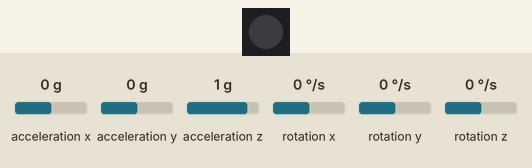
This program was run on a simulated ESP32 board running MicroPython. On the bench: 1 RGB LEDs in strip order, left to right. Inputs (shaded band) come from the test bench; at power-on: acceleration x 0 g, acceleration y 0 g, acceleration z 1 g, rotation x 0 °/s, rotation y 0 °/s, rotation z 0 °/s. Dim RGB values are drawn brighter than linear; WiFi joins after 1.5 s; no MQTT or app messages arrive unless stated; values from a settings file that is not in the repository are placeholders; web requests get an empty 200 reply after 0.4 s; the clock reads 2024-03-15 10:24:30 at power-on unless the program sets it; library files of the repository ran but are not shown: mpu6050.py; what the program prints to the serial console is not drawn.

Above: at 6.8 s.
6.9 s: acceleration x set to -1.4 g
At 7.8 s:
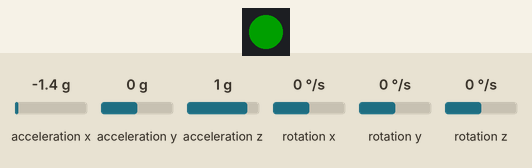
11.2 s: acceleration y set to -1.4 g
At 12.5 s:
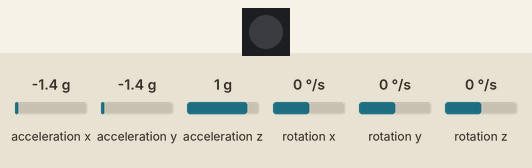
13.5 s: acceleration z set to -1.4 g
At 14.2 s:
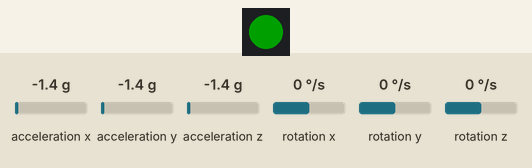
Timing chart, 0 to 16.5 s (numbered marks = the images above; inputs shaded):
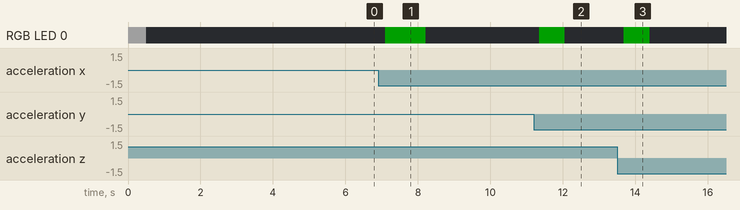

The program:

main.py
```python
from machine import I2C, Pin, unique_id
from mpu6050 import MPU
import network
import neopixel
import time
import urequests
import ujson
import ubinascii
from umqtt.simple import MQTTClient
from secrets import (
    WIFI_SSID,
    WIFI_PASSWORD,
    AIO_USERNAME,
    AIO_KEY,
    NOTIFY_URL,
)

# =========================
# WiFi / Adafruit IO config
# =========================
BROKER = "io.adafruit.com"

ALERT_TOPIC = ("%s/f/alert" % AIO_USERNAME).encode("utf-8")
CONFIG_TOPIC = ("%s/f/config" % AIO_USERNAME).encode("utf-8")
CONFIG_STATE_TOPIC = ("%s/f/config-state" % AIO_USERNAME).encode("utf-8")

NOTIFY_TITLE = "ESP32 Motion Alert"
DEVICE_ID = ubinascii.hexlify(unique_id()).decode("utf-8")

# =========================
# Default runtime settings
# These can be overridden by JSON from the config feed
# =========================
delta_threshold_x = 0.40
delta_threshold_y = 0.40
delta_threshold_z = 0.60

feed_cooldown = 1
notification_cooldown = 30

armed = True

# Sampling / motion logic
sensor_interval = 0.1              # seconds between samples
window_size = 5                    # compare against ~0.5 sec ago if sensor_interval=0.1

detect_count_required = 2
clear_count_required = 4

# NeoPixel settings
# Adafruit ESP32 Feather V2 onboard NeoPixel:
# data pin = GPIO 0, power enable pin = GPIO 2
NEOPIXEL_PIN = 0
NEOPIXEL_POWER_PIN = 2
NEOPIXEL_COUNT = 1
NEOPIXEL_BRIGHTNESS = 32
MOTION_PIXEL_COLOR = (0, NEOPIXEL_BRIGHTNESS, 0)
PIXEL_OFF_COLOR = (0, 0, 0)
STARTUP_TEST_ENABLED = True
STARTUP_TEST_COLOR = (NEOPIXEL_BRIGHTNESS, NEOPIXEL_BRIGHTNESS, NEOPIXEL_BRIGHTNESS)
STARTUP_TEST_DURATION = 0.5

# =========================
# State variables
# =========================
config_received = False

last_feed_time = 0
last_notification_time = 0

motion_count = 0
clear_count = 0
motion_latched = False
message_num = 1

client = None
mpu = None
pixel = None
pixel_power = None
pixel_is_on = None

# history buffer for acceleration samples
sample_history = []

# =========================
# Connectivity
# =========================
def connect_wifi():
    wlan = network.WLAN(network.STA_IF)
    wlan.active(True)

    if not wlan.isconnected():
        print("Connecting WiFi...")
        wlan.connect(WIFI_SSID, WIFI_PASSWORD)
        while not wlan.isconnected():
            time.sleep(0.5)

    print("Connected:", wlan.ifconfig())
    return wlan

def mqtt_callback(topic, msg):
    global config_received
    global delta_threshold_x, delta_threshold_y, delta_threshold_z
    global feed_cooldown, notification_cooldown
    global armed
    global window_size

    try:
        if topic == CONFIG_TOPIC:
            msg_str = msg.decode("utf-8").strip()
            print("Received config:", msg_str)

            if not msg_str:
                print("Empty config payload received")
                return

            message = ujson.loads(msg_str)

            if message.get("device_id") != DEVICE_ID:
                print("Ignoring config for device:", message.get("device_id"))
                return

            config = message.get("config")
            if not isinstance(config, dict):
                print("Config payload missing config object")
                return

            before_config = get_config_values()

            if "delta_threshold_x" in config:
                delta_threshold_x = float(config["delta_threshold_x"])

            if "delta_threshold_y" in config:
                delta_threshold_y = float(config["delta_threshold_y"])

            if "delta_threshold_z" in config:
                delta_threshold_z = float(config["delta_threshold_z"])

            # Optional backward compatibility with old names
            if "threshold_x" in config:
                delta_threshold_x = float(config["threshold_x"])

            if "threshold_y" in config:
                delta_threshold_y = float(config["threshold_y"])

            if "threshold_z" in config:
                delta_threshold_z = float(config["threshold_z"])

            if "feed_cooldown" in config:
                value = int(config["feed_cooldown"])
                if value >= 0:
                    feed_cooldown = value

            if "notification_cooldown" in config:
                value = int(config["notification_cooldown"])
                if value >= 0:
                    notification_cooldown = value

            if "armed" in config:
                armed = bool(config["armed"])

            if "window_size" in config:
                value = int(config["window_size"])
                if value >= 1:
                    window_size = value

            after_config = get_config_values()
            config_received = True

            print("Applied config:")
            print(" delta_threshold_x =", delta_threshold_x)
            print(" delta_threshold_y =", delta_threshold_y)
            print(" delta_threshold_z =", delta_threshold_z)
            print(" window_size =", window_size)
            print(" feed_cooldown =", feed_cooldown)
            print(" notification_cooldown =", notification_cooldown)
            print(" armed =", armed)
            if after_config != before_config:
                publish_config_state(client, "config_update")
            else:
                print("Config unchanged; config state not republished")

    except Exception as e:
        print("Config handling error:", e)

def connect_mqtt():
    client = MQTTClient(
        client_id=("esp32-motion-client-" + DEVICE_ID),
        server=BROKER,
        user=AIO_USERNAME,
        password=AIO_KEY,
        keepalive=60
    )
    client.set_callback(mqtt_callback)
    client.connect()
    client.subscribe(CONFIG_TOPIC)
    print("MQTT connected and subscribed to config")
    return client

def wait_for_initial_config(client, timeout_seconds=3):
    start = time.time()
    while time.time() - start < timeout_seconds:
        client.check_msg()
        time.sleep(0.1)

# =========================
# Notification / publish
# =========================
def trigger_notification(message):
    response = None
    try:
        print("Triggering phone notification...")
        body = ujson.dumps({
            "title": NOTIFY_TITLE,
            "message": message,
        })
        response = urequests.post(
            NOTIFY_URL,
            data=body,
            headers={"Content-Type": "application/json"}
        )
        print("Notification server response:", response.status_code)
    except Exception as e:
        print("Notification trigger failed:", e)
    finally:
        if response is not None:
            response.close()

def publish_motion_event(client, event):
    payload = ujson.dumps(event)
    client.publish(ALERT_TOPIC, payload.encode("utf-8"), qos=1)
    print("MQTT publish successful:", payload)

def get_config_values():
    return {
        "delta_threshold_x": delta_threshold_x,
        "delta_threshold_y": delta_threshold_y,
        "delta_threshold_z": delta_threshold_z,
        "feed_cooldown": feed_cooldown,
        "notification_cooldown": notification_cooldown,
        "armed": armed,
        "sensor_interval": sensor_interval,
        "window_size": window_size,
        "detect_count_required": detect_count_required,
        "clear_count_required": clear_count_required,
    }

def get_config_state_event(reason):
    return {
        "event": "config_state",
        "reason": reason,
        "device_id": DEVICE_ID,
        "uptime_seconds": time.time(),
        "config_received": config_received,
        "config": get_config_values(),
    }

def publish_config_state(client, reason):
    try:
        payload = ujson.dumps(get_config_state_event(reason))
        client.publish(CONFIG_STATE_TOPIC, payload.encode("utf-8"), retain=True, qos=1)
        print("Config state published:", payload)
    except Exception as e:
        print("Config state publish failed:", e)

def init_neopixel():
    global pixel
    global pixel_power

    try:
        pixel_power = Pin(NEOPIXEL_POWER_PIN, Pin.OUT)
        pixel_power.value(1)
        pixel = neopixel.NeoPixel(Pin(NEOPIXEL_PIN, Pin.OUT), NEOPIXEL_COUNT)
        set_neopixel(False)
        print(
            "NeoPixel ready on pin",
            NEOPIXEL_PIN,
            "with power pin",
            NEOPIXEL_POWER_PIN
        )
        if STARTUP_TEST_ENABLED:
            run_neopixel_startup_test()
    except Exception as e:
        pixel = None
        pixel_power = None
        print("NeoPixel init failed:", e)

def set_neopixel(enabled):
    global pixel_is_on

    if pixel is None or pixel_is_on == enabled:
        return

    color = MOTION_PIXEL_COLOR if enabled else PIXEL_OFF_COLOR

    for index in range(NEOPIXEL_COUNT):
        pixel[index] = color

    pixel.write()
    pixel_is_on = enabled

def show_neopixel_color(color):
    global pixel_is_on

    if pixel is None:
        return

    for index in range(NEOPIXEL_COUNT):
        pixel[index] = color

    pixel.write()
    pixel_is_on = (color != PIXEL_OFF_COLOR)

def run_neopixel_startup_test():
    print("Running NeoPixel startup test...")
    show_neopixel_color(STARTUP_TEST_COLOR)
    time.sleep(STARTUP_TEST_DURATION)
    set_neopixel(False)

# =========================
# Motion helpers
# =========================
def add_sample(ax, ay, az):
    sample_history.append((ax, ay, az))
    max_len = window_size + 1
    if len(sample_history) > max_len:
        sample_history.pop(0)

def get_window_delta():
    if len(sample_history) < window_size + 1:
        return 0.0, 0.0, 0.0

    old_ax, old_ay, old_az = sample_history[0]
    new_ax, new_ay, new_az = sample_history[-1]

    dx = abs(new_ax - old_ax)
    dy = abs(new_ay - old_ay)
    dz = abs(new_az - old_az)

    return dx, dy, dz

def is_motion(dx, dy, dz):
    return (
        dx > delta_threshold_x or
        dy > delta_threshold_y or
        dz > delta_threshold_z
    )

# =========================
# Main setup
# =========================
i2c = I2C(0, scl=Pin(14), sda=Pin(22))

mpu = MPU(i2c)
init_neopixel()

connect_wifi()

client = connect_mqtt()

wait_for_initial_config(client, timeout_seconds=3)
publish_config_state(client, "startup")

print("System ready.")
print("Device ID =", DEVICE_ID)
print("Config received at startup =", config_received)
print("Monitoring for motion using continuous acceleration change...")

# Seed history
for _ in range(window_size + 1):
    ax, ay, az = mpu.acceleration()
    add_sample(ax, ay, az)
    time.sleep(sensor_interval)

# =========================
# Main loop
# =========================
while True:
    try:
        client.check_msg()

        ax, ay, az = mpu.acceleration()
        add_sample(ax, ay, az)

        dx, dy, dz = get_window_delta()
        now = time.time()

        if armed:
            moving = is_motion(dx, dy, dz)

            if moving:
                motion_count += 1
                clear_count = 0
            else:
                motion_count = 0
                clear_count += 1

            motion_active = motion_latched or (motion_count >= detect_count_required)

            if not motion_latched and motion_count >= detect_count_required:
                motion_latched = True
                set_neopixel(True)
                print(
                    "Motion detected! "
                    "X={:.2f} Y={:.2f} Z={:.2f} | "
                    "dX={:.2f} dY={:.2f} dZ={:.2f}".format(
                        ax, ay, az, dx, dy, dz
                    )
                )

            if motion_active:
                sent_update = False

                if now - last_feed_time >= feed_cooldown:
                    event = {
                        "event": "motion_detected",
                        "device_id": DEVICE_ID,
                        "message_num": message_num,
                        "timestamp": now,
                        "acceleration": {
                            "x": ax,
                            "y": ay,
                            "z": az,
                        },
                        "delta": {
                            "x": dx,
                            "y": dy,
                            "z": dz,
                        },
                    }

                    publish_motion_event(client, event)
                    last_feed_time = now
                    sent_update = True

                if now - last_notification_time >= notification_cooldown:
                    notification_message = (
                        "Device {} | Motion {}: X={:.2f} Y={:.2f} Z={:.2f} | "
                        "dX={:.2f} dY={:.2f} dZ={:.2f}"
                    ).format(DEVICE_ID, message_num, ax, ay, az, dx, dy, dz)
                    trigger_notification(notification_message)
                    last_notification_time = now
                    sent_update = True

                if sent_update:
                    message_num += 1

            if motion_latched and clear_count >= clear_count_required:
                motion_latched = False
                set_neopixel(False)
                print("Motion cleared.")

        else:
            if motion_latched or motion_count != 0 or clear_count != 0:
                motion_latched = False
                motion_count = 0
                clear_count = 0
                set_neopixel(False)

        time.sleep(sensor_interval)

    except Exception as e:
        print("Error:", e)
        time.sleep(2)

        try:
            connect_wifi()
            client = connect_mqtt()
            wait_for_initial_config(client, timeout_seconds=3)
        except Exception as reconnect_error:
            print("Reconnect failed:", reconnect_error)
            time.sleep(2)
```

Measured:
- after the input at 6.9 s, RGB LED 0: off → RGB(0, 32, 0) after 0.20 s, → off 1.1 s later
- after the input at 11.2 s, RGB LED 0: off → RGB(0, 32, 0) after 0.15 s, → off 0.71 s later
- after the input at 13.5 s, RGB LED 0: off → RGB(0, 32, 0) after 0.18 s, → off 0.71 s later
